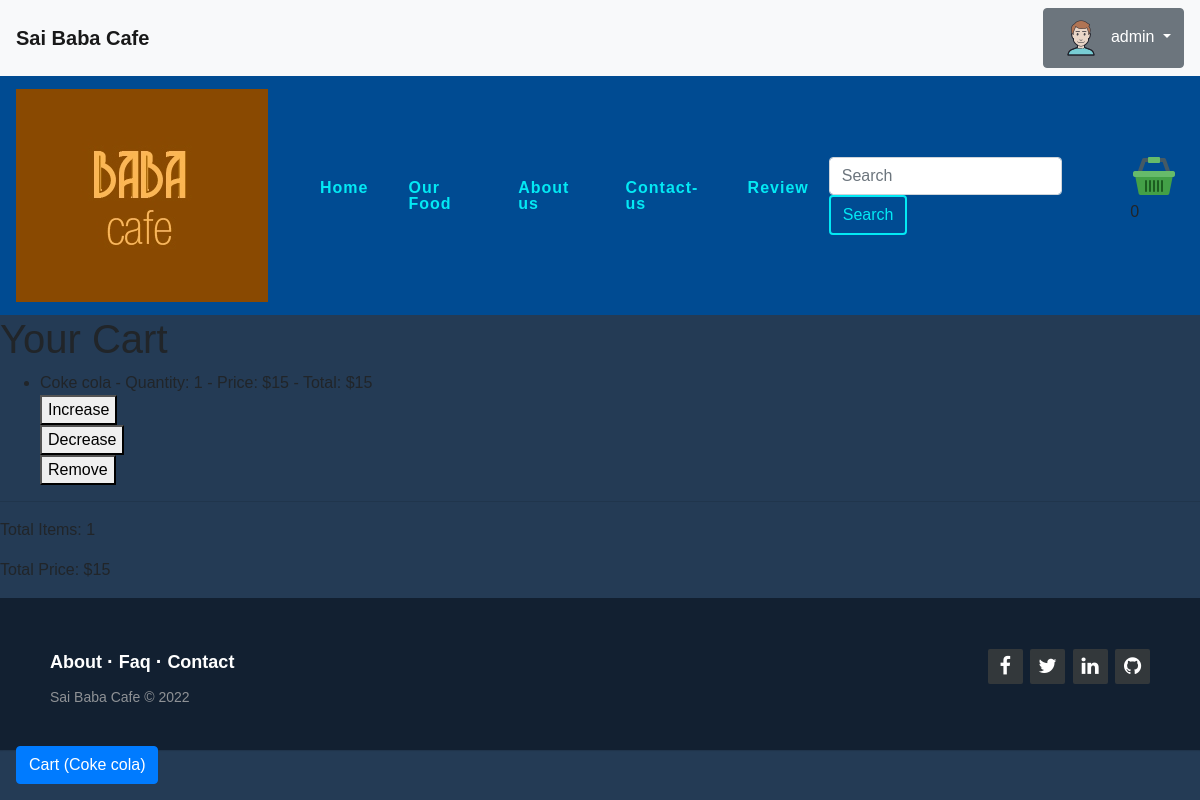
The app's page /cart/ (signed in) with its own data.
### users/models.py (models this page shows, shortened)
class userAccount(AbstractBaseUser):
    username        = models.CharField(max_length=20, unique=True)
    email           = models.EmailField(verbose_name = "email", max_length=60, unique=True)
    phone_number    = models.CharField(max_length=50)
    gender          = models.CharField(max_length=10, unique=False, null=True)
    Address         = models.CharField(max_length=100, unique=True, null=True)
    user_DOB        = models.DateField(null=True)
    date_joined     = models.DateTimeField(verbose_name="date joined", auto_now_add = True)
    last_login      = models.DateTimeField(verbose_name="last login", auto_now = True)
    is_admin        = models.BooleanField(default=False)
    is_active       = models.BooleanField(default=True)
    is_staff        = models.BooleanField(default=False)
    is_superuser    = models.BooleanField(default=False)
    hide_email      = models.BooleanField(default=True)
    objects = MyAccountManager()
    USERNAME_FIELD = 'email'
    REQUIRED_FIELDS = ['username']

### home/models.py (models this page shows, shortened)
class CartItem(models.Model):
    user = models.ForeignKey(settings.AUTH_USER_MODEL, on_delete=models.CASCADE)
    product = models.ForeignKey(Product, on_delete=models.CASCADE)
    quantity = models.PositiveIntegerField(default=1)
    def __str__(self):
        return f"{self.quantity} x {self.product.product_name}"

class Product(models.Model):
    product_id = models.AutoField(primary_key=True)
    product_name = models.CharField(max_length=100, verbose_name="Product Name")
    category = models.CharField(max_length=50, default="", verbose_name="Category")
    subcategory = models.CharField(max_length=50, default="", verbose_name="Subcategory")
    price = models.IntegerField(default=0, verbose_name="Price")
    desc = models.TextField(verbose_name="Description")
    pub_date = models.DateField(verbose_name="Publication Date")
    image = models.ImageField(upload_to="cafeItems/images", default="", verbose_name="Image")

### home/views.py (the view)
# urls.py: path('cart/', views.cart_view, name='cart'),
def cart_view(request):
    if not request.user.is_authenticated:
        return redirect('login')  # Redirect to login page if the user is not logged in
    cart_items = CartItem.objects.filter(user=request.user)
    print("Cart Items: ", cart_items)  # Debugging line
    cart_count = cart_items.count()
    total_price = 0
    total_items = 0
    cart_items_with_total = []  # To hold cart items with their calculated total price
    for item in cart_items:
        item_total = item.product.price * item.quantity
        total_price += item_total
        total_items += item.quantity
        cart_items_with_total.append({'item': item, 'item_total': item_total})
    print("Cart Items with Total: ", cart_items_with_total)  # Debugging line
    return render(request, 'home/cart.html', {
        'cart_items': cart_items_with_total,
        'total_price': total_price,
        'total_items': total_items,
        'cart_count': cart_count
    })

### templates/home/cart.html (shortened to what this page needs)
{% extends 'home/base.html' %}
{% block body %}
{% load static %}
{% block content %}
    <h1>Your Cart</h1>
    {% if cart_items %}
        <ul>
            {% for cart_item in cart_items %}
                <li>
                    {{ cart_item.item.product.product_name }} - Quantity: {{ cart_item.item.quantity }} - Price: ${{ cart_item.item.product.price }} - Total: ${{ cart_item.item_total }}
                    <form method="POST" action="{% url 'cart' %}">
                        <button type="submit">Increase</button>
                    </form>
                    <form method="POST" action="{% url 'cart' %}">
                        <button type="submit">Decrease</button>
                    </form>
                    <form method="POST" action="{% url 'cart' %}">
                        <button type="submit">Remove</button>
                    </form>
                </li>
            {% endfor %}
        </ul>
        <hr>
        <p>Total Items: {{ total_items }}</p>
        <p>Total Price: ${{ total_price }}</p>
    {% else %}
        <p>Your cart is empty.</p>
    {% endif %}
    <div class="fixed-bottom text-end p-3">
        <a href="http://127.0.0.1:8000/checkout/" class="btn btn-primary">
            {% if cart_items %}
            {% for cart_item in cart_items %}
            Cart ({{ cart_item.item.product.product_name }})
            {% endfor %}
            {% endif %}
        </a>
    </div>
{% endblock %}
{% endblock body %}

### templates/home/base.html (shortened to what this page needs)
<!doctype html>
<html lang="en">
<head>
    <link rel="stylesheet" href="https://cdn.jsdelivr.net/npm/bootstrap@4.3.1/dist/css/bootstrap.min.css">
    <link rel="stylesheet" href="https://cdnjs.cloudflare.com/ajax/libs/font-awesome/4.7.0/css/font-awesome.min.css">
    {% load static %}
</head>
<body>
    {% load static %}
    <link rel="stylesheet" type="text/css" href="{% static 'css/styles.css'%}">
    <nav class="navbar sticky-top navbar-light bg-light">
        <a class="navbar-brand text-center " href="/"> <b>Sai Baba Cafe</b> </a>
        {% if user.is_authenticated %}
        <div class="dropdown">
            <a class="btn btn-secondary dropdown-toggle py-1" href="#" role="button" id="dropdownMenuLink" data-toggle="dropdown" aria-haspopup="true" aria-expanded="false">
                {% load static %}
                <img src={% static 'profile/default_user.png' %} alt="">
                {{request.user.username}}
            </a>
                    {% load static %}
                    {% load static %}
                    {% load static %}
        </div>
        {% endif %}
    </nav>
    <nav class="navbar navbar-expand-lg " style="background-color: rgb(0, 75, 146)">
        <a class="navbar-brand" href="/">
            {% load static %}
            <img src={% static 'Logo/main_logo.jpeg' %} alt="logo" class="navbar-brand py-0">
        </a>
        <div class="collapse navbar-collapse " id="navbarTogglerDemo01">
            <ul class="navbar-nav mr-auto mt-2 mt-lg-0">
                <li class="nav-item active">
                    <a style="color:#03e9f4" class="nav-link" href="/">Home <span class="sr-only">(current)</span></a>
                </li>
                <li class="nav-item">
                    <a style="color:#03e9f4" class="nav-link" href="/food">Our Food</a>
                </li>
                <li class="nav-item">
                    <a style="color:#03e9f4" class="nav-link" href="/about">About us</a>
                </li>
                <li class="nav-item">
                    <a style="color:#03e9f4" class="nav-link" href="/contact">Contact-us</a>
                </li>
                {% if user.is_authenticated %}
                <li class="nav-item">
                    <a style="color:#03e9f4" class="nav-link" href="/review">Review</a>
                </li>
                {% endif %}
            </ul>
            <form class="form-inline my-2 my-lg-0">
                <input class="form-control mr-sm-2" type="search" placeholder="Search" aria-label="Search">
                <button class="btn btn2 my-2 my-sm-0" type="submit">Search</button>
            </form>
            <div class="form-inline my-2 my-lg-0">
                <a href="{% url 'cart' %}">
                   <img  id="cart-icon" src="{% static 'icons/cart.png' %}">
               </a>
               <p id="cart">0</p>
           </div>
       </div>
    </nav>
    {% block body %}
    {% endblock body %}
	<footer class="footer-distributed">
		<div class="footer-right">
			<a href="#"><i class="fa fa-facebook"></i></a>
			<a href="#"><i class="fa fa-twitter"></i></a>
			<a href="#"><i class="fa fa-linkedin"></i></a>
			<a href="#"><i class="fa fa-github"></i></a>
		</div>
		<div class="footer-left">
			<p class="footer-links">
				<a class="link-1" href="#">About</a>
				<a href="#">Faq</a>
				<a href="#">Contact</a>
			</p>
			<p>Sai Baba Cafe &copy; 2022</p>
		</div>
	</footer>
</body>
</html>

### static/CSS/styles.css (style rules this page uses)
html { height: 100%; }
body { margin: 0; padding: 0; font-family: sans-serif; background: linear-gradient(#243b55, #243b55); }
.footer-distributed { background-color: #122031; box-shadow: 0 1px 1px 0 rgba(0, 0, 0, 0.12); box-sizing: border-box; width: 100%; text-align: left; font: normal 16px sans-serif; padding: 45px 50px; }
.footer-distributed .footer-left p { color: #8f9296; font-size: 14px; margin: 0; }
.footer-distributed p.footer-links { font-size: 18px; font-weight: bold; color: #ffffff; margin: 0 0 10px; padding: 0; transition: ease .25s; }
.footer-distributed p.footer-links a { display: inline-block; line-height: 1.8; text-decoration: none; color: inherit; transition: ease .25s; }
.footer-distributed .footer-links a:before { content: "·"; font-size: 20px; left: 0; color: #fff; display: inline-block; padding-right: 5px; }
.footer-distributed .footer-links .link-1:before { content: none; }
.footer-distributed .footer-right { float: right; margin-top: 6px; max-width: 180px; }
.footer-distributed .footer-right a { display: inline-block; width: 35px; height: 35px; background-color: #33383b; border-radius: 2px; font-size: 20px; color: #ffffff; text-align: center; line-height: 35px; margin-left: 3px; transition:all .25s; }

### templates/home/base.html (style rules this page uses)
body { margin: 0; padding: 0; font-family: sans-serif; background: linear-gradient(#243b55); }
.btn2 { border: 2px solid black; border-color: #03e9f4; color: #03e9f4; }
.nav-link { color: inherit; text-decoration: none; margin-right: 50px; position: relative; font-family: "Raleway", sans-serif; padding: 16px 0; margin: 0 12px; letter-spacing: 1px; line-height: 16px; font-weight: 700; transition: ccolor 0.1s, background-color 0.1s, padding 0.2s ease-in; color: #fff; }
.nav-link::before { content: ""; display: block; position: absolute; bottom: 3px; left: 0; height: 3px; width: 100%; background-color: #fff; transform-origin: right top; transform: scale(0,1); transition: color 0.1s, transform 0.2s ease-out; }

### records on screen
userAccount: user.username "admin"
CartItem: item.product.product_name "Coke cola", item.product.price "15"
